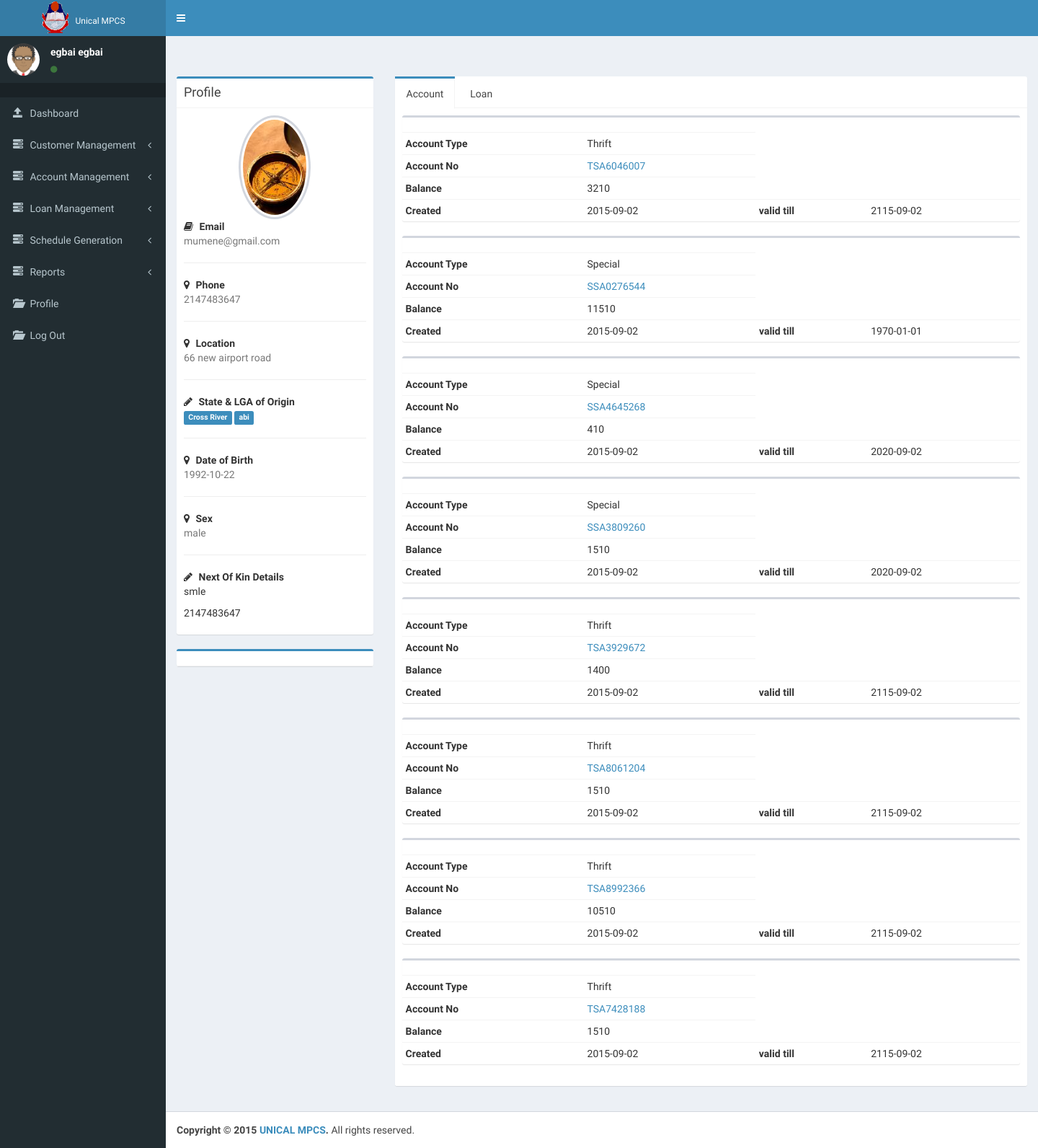
The app's page /teller/index.php?page=../profile_search&id=5 (signed in) with its own data.
### tables this page shows
CREATE TABLE IF NOT EXISTS `customer` (
`id` int(11) NOT NULL,
  `middle_name` varchar(30) NOT NULL,
  `dob` date NOT NULL,
  `sex` text NOT NULL,
  `img_url` varchar(196) DEFAULT NULL,
  `faculty` int(11) DEFAULT NULL,
  `dept` int(11) DEFAULT NULL,
  `address` text,
  `phone` int(196) DEFAULT NULL,
  `state` text,
  `lga` text,
  `nok_name` text,
  `n_phone` int(11) DEFAULT NULL,
  `reg_date` date NOT NULL,
  `uname` varchar(124) NOT NULL,
  `pwd` text NOT NULL,
  `priviledge` int(124) NOT NULL,
  `email` varchar(124) DEFAULT NULL,
  `title` varchar(20) DEFAULT NULL,
  `surname` varchar(50) NOT NULL,
  `firstname` varchar(50) NOT NULL,
  `employee_no` varchar(124) DEFAULT NULL
);

CREATE TABLE IF NOT EXISTS `account` (
`id` int(11) NOT NULL,
  `emp_id` varchar(124) NOT NULL,
  `balance` float NOT NULL,
  `acct_type` int(14) NOT NULL,
  `d_opened` date NOT NULL,
  `duration` date NOT NULL,
  `acct_no` varchar(124) NOT NULL,
  `save_amt` float NOT NULL,
  `acct_name` varchar(124) NOT NULL,
  `amt_todate` float DEFAULT NULL,
  `department` int(11) NOT NULL,
  `shares` float NOT NULL,
  `number` int(11) NOT NULL
);

### conf/db_connect.php (called while the page is built, shortened)
<?php
function query($string){
$rs = mysql_query($string) or die(mysql_error());
return $rs;
}
function db_pic($id){
  $result = query("SELECT img_url FROM customer WHERE id='$id'");
  $row = mysql_fetch_array($result);
  $img = $row['img_url'];
  if(empty($img)){
  $img = "avatar.png";
  }
  return $img;
}
function name($id){
  $result = query("SELECT * FROM customer WHERE id='$id'");
  $row = mysql_fetch_array($result);
  $name = $row['surname'] ." " . $row['firstname'];
  return $name;
}
?>

### conf/misc.php (called while the page is built, shortened)
<?php
function classUpdate($string){
$class = " ";
    if(isset($_GET['page'])){
    $page =  $_GET['page'];
    return $class;
}
   return $class;
}
?>

### profile_search.php (the view, shortened to what this page needs)
<?php
$id =$_GET['id'];
$result = query("SELECT * FROM customer WHERE id='$id'");
$row = mysql_fetch_array($result);
$email = $row['email'];
$phone = $row['phone'];
$add = $row['address'];
$state = $row['state'];
$lga = $row['lga'];
$sex = $row['sex'];
$dob = $row['dob'];
$n_phone = $row['n_phone'];
$nok_name = $row['nok_name'];
?>
          <div class="row">
            <div class="col-md-3">
              <div class="box box-primary">
                <div class="box-header with-border">
                  <h3 class="box-title">Profile</h3>
                </div>
                <div class="box-body">
                  <img class="profile-user-img img-responsive img-circle" src="../dist/img/<?php echo db_pic($id); ?>" alt="User profile picture">
                  <strong><i class="fa fa-book margin-r-5"></i>  Email</strong>
                  <p class="text-muted">
                    <?php echo $email; ?>
                  </p>
                  <hr>
                  <strong><i class="fa fa-map-marker margin-r-5"></i> Phone</strong>
                  <p class="text-muted"><?php echo $phone; ?></p>
                  <hr>
                  <strong><i class="fa fa-map-marker margin-r-5"></i> Location</strong>
                  <p class="text-muted"><?php echo $add; ?></p>
                  <hr>
                  <strong><i class="fa fa-pencil margin-r-5"></i> State & LGA of Origin</strong>
                  <p>
                    <span class="label label-primary"><?php echo $state; ?></span>
                    <span class="label label-primary"><?php echo $lga; ?></span>
                  </p>
                  <hr>
                  <strong><i class="fa fa-map-marker margin-r-5"></i> Date of Birth</strong>
                  <p class="text-muted"><?php echo $dob; ?></p>
                  <hr>
                  <strong><i class="fa fa-map-marker margin-r-5"></i> Sex</strong>
                  <p class="text-muted"><?php echo $sex; ?></p>
                  <hr>
        <strong><i class="fa fa-pencil margin-r-5"></i> Next Of Kin Details</strong>
          <p>
            <?php echo $nok_name; ?></p>
          <p><?php echo $n_phone; ?>
          </p>
                </div>
              </div>
              <div class="box box-primary">
                <div class="box-header with-border">
                </div>
              </div>
            </div>
            <div class="col-md-9">
              <div class="nav-tabs-custom">
                <ul class="nav nav-tabs">
                  <li class="active"><a href="#account" data-toggle="tab">Account</a></li>
                  <li><a href="#loan" data-toggle="tab">Loan</a></li>
                </ul>
                <div class="tab-content">
                  <div class="active tab-pane" id="account">
                    <?php
                    $id = $_GET['id'];
                    $result = query("SELECT * FROM account WHERE emp_id='$id'");
                    if(mysql_num_rows($result) < 1){
                    echo "<h2>Account information unavailable</h2>";
                    }
                    else{
                    while ($row = mysql_fetch_array($result)) {
                    $type = $row['acct_type'];
                      $acct_type = "Special";
                    if($type == 1){
                      $acct_type = "Thrift";
                    }
                    $acct_no = $row['acct_no'];
                    $balance = $row['balance'];
                    $d_opened = $row['d_opened'];
                    $duration = $row['duration'];
                    ?>
                    <div class="box">
                      <div class="box-header">
                      </div>
                      <div class="box-body no-padding">
                      <table class="table table-condensed">
                          <tr>
                            <th>Account Type</th>
                            <td><?php echo $acct_type;?></td>
                          </tr>
                          <tr>
                            <th>Account No</th>
                            <td><a href="index.php?page=../dep_witd&id=<?php echo $acct_no; ?>"><?php echo $acct_no; ?></a></td>
                           </tr>
                          <tr>
                            <th>Balance</th>
                            <td><?php echo $balance; ?></td>
                          </tr>
                          <tr>
                            <th>Created</th>
                            <td>
                              <?php echo $d_opened; ?>
                            </td>
                            <th>valid till</th>
                            <td>
                              <?php echo $duration; ?>
                            </td>
                          </tr>
                        </table>
                      </div>
                    </div>
                    <?php
                    }
                    }
                     ?>
                  </div>
                </div>
              </div>
            </div>
          </div>

### teller/index.php (shortened to what this page needs)
<!DOCTYPE html>
<?php
include('../conf/db_connect.php');
include ('../conf/misc.php');
$id = $_SESSION['id'];
?>
<html>
  <head>
    <link rel="stylesheet" href="../bootstrap/css/bootstrap.min.css">
    <link rel="stylesheet" href="https://maxcdn.bootstrapcdn.com/font-awesome/4.4.0/css/font-awesome.min.css">
    <link rel="stylesheet" href="https://code.ionicframework.com/ionicons/2.0.1/css/ionicons.min.css">
    <link rel="stylesheet" href="../dist/css/AdminLTE.min.css">
        <link rel="stylesheet" href="../arrange.css">
    <link rel="stylesheet" href="../dist/css/skins/skin-blue.min.css">
  </head>
  <body class="hold-transition skin-blue sidebar-mini">
    <div class="wrapper">
      <header class="main-header">
        <a href="index2.html" class="logo">
          <h2 style='margin:0px;'>
          <img src="../dist/img/unical.png" height="50px">
          <span style='font-size:12px;'>Unical MPCS</span>
          </h2>
        </a>
        <nav class="navbar navbar-static-top" role="navigation">
          <a href="#" class="sidebar-toggle" data-toggle="offcanvas" role="button">
          </a>
        </nav>
      </header>
      <aside class="main-sidebar">
        <section class="sidebar">
          <div class="user-panel">
            <div class="pull-left image">
              <img src="../dist/img/<?php echo db_pic($id); ?>" class="img-circle" alt="User Image">
            </div>
            <div class="pull-left info">
              <p><?php echo name($id); ?></p>
              <a href="#"><i class="fa fa-circle text-success"></i></a>
            </div>
          </div>
          <ul class="sidebar-menu">
            <li class="header"></li>
            <li class="<?php echo classUpdate(""); ?>"><a href="index.php"><i class="glyphicon glyphicon-open"></i> <span>Dashboard</span></a></li>
            <li class="treeview">
              <a href="#"><i class="glyphicon glyphicon-tasks"></i> <span>Customer Management</span> <i class="fa fa-angle-left pull-right"></i></a>
            </li>
            <li class="treeview">
              <a href="#"><i class="glyphicon glyphicon-tasks"></i> <span>Account Management</span> <i class="fa fa-angle-left pull-right"></i></a>
            </li>
            <li class="treeview">
              <a href="#"><i class="glyphicon glyphicon-tasks"></i> <span>Loan Management</span> <i class="fa fa-angle-left pull-right"></i></a>
            </li>
            <li class="treeview">
              <a href="#"><i class="glyphicon glyphicon-tasks"></i> <span>Schedule Generation</span> <i class="fa fa-angle-left pull-right"></i></a>
            </li>
            <li class="treeview">
              <a href="#"><i class="glyphicon glyphicon-tasks"></i> <span>Reports</span> <i class="fa fa-angle-left pull-right"></i></a>
            </li>
            <li><a href="index.php?page=profile"><i class="glyphicon glyphicon-folder-open"></i> <span>Profile</span></a></li>
            <li><a href="../logout.php"><i class="glyphicon glyphicon-folder-open"></i> <span>Log Out</span></a></li>
                      </ul>
        </section>
      </aside>
      <div class="content-wrapper">
        <section class="content-header">
          <h1>
          </h1>
                </section>
        <section class="content">
          <?php
      $page = '';
          if (!empty($_GET['page'])) {
          $page .= $_GET['page'] . '.php';
          include($page);
          }
      else{
      include('../dashboard.php');
      }
      ?>
        </section>
      </div>
      <footer class="main-footer">
        <strong>Copyright &copy; 2015 <a href="#">UNICAL MPCS</a>.</strong> All rights reserved.
      </footer>
    </div>
  </body>
</html>

### records on screen
customer: name($id) "egbai egbai"
customer: img_url (picture), email "mumene@gmail.com", phone "2147483647", address "66 new airport road", state "Cross River", lga "abi", dob "1992-10-22", sex "male", nok_name "smle", n_phone "2147483647"
account: acct_type "Thrift", acct_no "TSA6046007", balance "3210", d_opened "2015-09-02", duration "2115-09-02"
account: acct_type "Special", acct_no "SSA0276544", balance "11510", d_opened "2015-09-02", duration "1970-01-01"
account: acct_type "Special", acct_no "SSA4645268", balance "410", d_opened "2015-09-02", duration "2020-09-02"
account: acct_type "Special", acct_no "SSA3809260", balance "1510", d_opened "2015-09-02", duration "2020-09-02"
account: acct_type "Thrift", acct_no "TSA3929672", balance "1400", d_opened "2015-09-02", duration "2115-09-02"
account: acct_type "Thrift", acct_no "TSA8061204", balance "1510", d_opened "2015-09-02", duration "2115-09-02"
account: acct_type "Thrift", acct_no "TSA8992366", balance "10510", d_opened "2015-09-02", duration "2115-09-02"
account: acct_type "Thrift", acct_no "TSA7428188", balance "1510", d_opened "2015-09-02", duration "2115-09-02"
